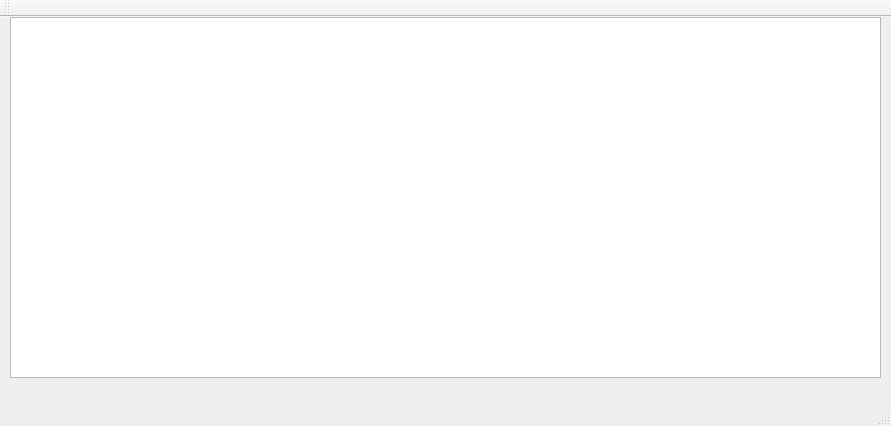
<?xml version="1.0" encoding="UTF-8"?>
<ui version="4.0">
 <class>MainWindow</class>
 <widget class="QMainWindow" name="MainWindow">
  <property name="geometry">
   <rect>
    <x>0</x>
    <y>0</y>
    <width>891</width>
    <height>426</height>
   </rect>
  </property>
  <property name="windowTitle">
   <string>MainWindow</string>
  </property>
  <widget class="QWidget" name="centralWidget">
   <widget class="QTableWidget" name="tableWidget">
    <property name="geometry">
     <rect>
      <x>10</x>
      <y>0</y>
      <width>871</width>
      <height>361</height>
     </rect>
    </property>
   </widget>
  </widget>
  <widget class="QMenuBar" name="menuBar">
   <property name="geometry">
    <rect>
     <x>0</x>
     <y>0</y>
     <width>891</width>
     <height>20</height>
    </rect>
   </property>
  </widget>
  <widget class="QToolBar" name="mainToolBar">
   <attribute name="toolBarArea">
    <enum>TopToolBarArea</enum>
   </attribute>
   <attribute name="toolBarBreak">
    <bool>false</bool>
   </attribute>
  </widget>
  <widget class="QStatusBar" name="statusBar"/>
 </widget>
 <layoutdefault spacing="6" margin="11"/>
 <resources/>
 <connections/>
</ui>
